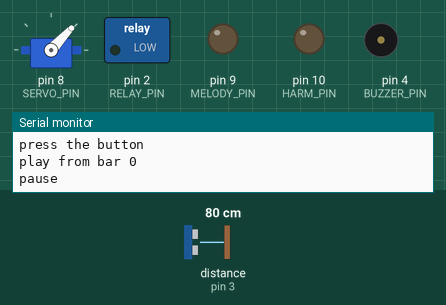
A sketch run on a simulated Arduino Uno, built with avr-gcc and run on an emulated ATmega328P. Parts: servo, switched loads named in the sketch (green lamp = pin HIGH), output pins drawn as LEDs (lit = HIGH), buzzer (waves = sounding), the last lines printed to the serial monitor. Wiring (inferred from the names in the program): range finder with pulse-width output: data pin 3; servo: signal pin 8. Dashed ring = blinking. The test bench sets the inputs (shaded band); at power-on: distance to the obstacle (sensor on pin 3) 80 cm. EEPROM starts erased; servo pulses on a pin are drawn as a servo (544–2400 µs = 0–180°); pins used as bus, display or sensor lines are not drawn.

Above: at 0.5 s.
At 39.24 s:
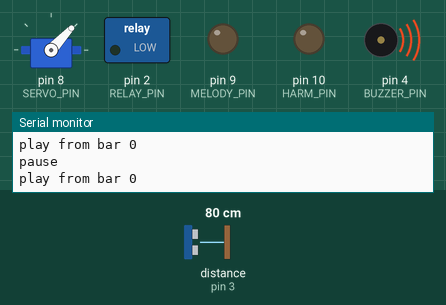
Timing chart, 0 to 40.0 s (numbered marks = the images above):
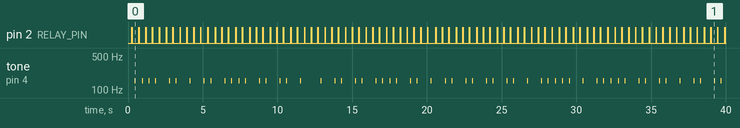

Measured:
- by itself, pin 2 (RELAY_PIN): alternates HIGH for 0.03 s and LOW for 0.41 s
- by itself, tone on pin 4 (BUZZER_PIN): plays 156 Hz for 0.04 s, 156 Hz for 0.04 s, 156 Hz for 0.04 s, 156 Hz for 0.04 s, 156 Hz for 0.04 s, 156 Hz for 0.04 s … (59 notes in this stretch)

The sketch:

chiptune_v2.ino
```cpp
#include <EEPROM.h>
#include "pitches.h"

#define REST 0
#define HIT  1

#include "song.h"

#define BUZZER_PIN 4
#define SERVO_PIN  8
#define MELODY_PIN 9
#define HARM_PIN   10
#define RELAY_PIN  2
#define BUTTON_PIN 3

#define MAGIC   0xF1A5
#define VERSION 5

//because buzzer struggles with low freq
#define OCTAVE_UP 2

const int kick[] PROGMEM = {
  HIT,4,  REST,4, REST,4, REST,4,
};

const int snare[] PROGMEM = {
  REST,4, REST,4, HIT,4,  REST,4,
};

#define VOICES 5
const int *const SONG[VOICES] = {bass, melody, harmony, kick, snare};
const unsigned int SONG_LENGTH[VOICES] = {
  sizeof(bass) / sizeof(bass[0]) / 2,
  sizeof(melody) / sizeof(melody[0]) / 2,
  sizeof(harmony) / sizeof(harmony[0]) / 2,
  sizeof(kick) / sizeof(kick[0]) / 2,
  sizeof(snare) / sizeof(snare[0]) / 2,
};

struct Saved {
  unsigned int magic;
  byte version;
  unsigned int bar;
};
Saved data;

// a list of indexes for each voice. eg notes[0] might be 10 etc.
unsigned int notes[VOICES];
//how many notes left to play? all user timer 0. eg note 1 might have 20 ticks eg 20 ms left to play etc.
unsigned int noteLeft[VOICES];
//how long until we hit again
byte hitLeft = 0;
// counts whe reachs servoPulse for pulsing shit
byte servoCount = 0;

//how muc click left for relay
byte clickLeft = 0;
// true ~every 1ms timer 0
volatile bool tick = false;
// 2 hit, 1 rest, when 2 goes one dir, and 1 goes up.
volatile byte servoPulse = 1;


volatile unsigned int melodyHalf = 0;
volatile unsigned int harmHalf = 0;
//paused interrupt
volatile bool paused = true;
volatile unsigned long lastPress = 0;
bool wasPaused = true;

// runs ~1 ms
ISR(TIMER0_COMPA_vect)
{
  tick = true;
  //if servo reaches 20 it resets to 0, and servo goes up, else servo goes up
  if (++servoCount == 20) {
    servoCount = 0;
    //hit for 2 ms
    digitalWrite(SERVO_PIN, HIGH);
  }
  // its like HIGH HIGH, then == setrouce count == servo pulse and we go low for 18MS or 19 MS if servoe pulse =1
  if (servoCount == servoPulse) digitalWrite(SERVO_PIN, LOW); //every servo count pulses
}

//
ISR(TIMER1_COMPA_vect)
{
  OCR1A += melodyHalf;
}

ISR(TIMER1_COMPB_vect)
{
  OCR1B += harmHalf;
}

//button ISR
ISR(INT1_vect)
{
  if (millis() - lastPress > 200) {
    paused = !paused;
    lastPress = millis();
  }
}

// if does not exist load default else do smth else.
void loadData() {
  EEPROM.get(0, data);
  if (data.magic != MAGIC || data.version != VERSION || data.bar >= SONG_BARS) {
    data = {MAGIC, VERSION, 0};
    EEPROM.put(0, data);
  }
}

//need to read from flash 10KB. word is two bytes. [v] voice table, i the index
int readSong(byte v, unsigned int i) {
  return pgm_read_word(&SONG[v][i]);
}

byte noteLen(int divider) {
  //
  byte len;

  // we get eg 16/4, so shortest note
  if (divider > 0) {
    len = 16 / divider;
  } else {
    // when minus its like 1.5 of note
    len = 24 / -divider;
  }
  return len;
}

void playNote(byte v, int freq, byte len) {
  // one tick of the time is 1.024 timer 0
  // 15000ms = 60000/4 one sisteen in ms.. 600000 = 60 s, we don DOM.
  noteLeft[v] = len * (15000 / 1.024 / BPM);

  if (freq == REST) return;

  if (v == 0) {
    tone(BUZZER_PIN, freq * OCTAVE_UP);
  } else if (v == 1) {
    noInterrupts();
    melodyHalf = 1000000UL / (freq * OCTAVE_UP);
    OCR1A = TCNT1 + melodyHalf;
    interrupts();
    bitSet(TCCR1A, COM1A0);
  } else if (v == 2) {
    noInterrupts();
    harmHalf = 1000000UL / (freq * OCTAVE_UP);
    OCR1B = TCNT1 + harmHalf;
    interrupts();
    bitSet(TCCR1A, COM1B0);
  } else if (v == 3) {
    digitalWrite(RELAY_PIN, HIGH);
    clickLeft = 30;
  } else {
    // we start smashing the drum at the start of the note
    servoPulse = 2;
    // and set how long it goes down.
    hitLeft = 80;
  }
}

void stopNote(byte v) {
  if (v == 0) noTone(BUZZER_PIN);
  else if (v == 1) bitClear(TCCR1A, COM1A0);
  else if (v == 2) bitClear(TCCR1A, COM1B0);
}

void startNote(byte v) {
  // mosition of the note in the array
  unsigned int i = notes[v] * 2;

  //  the freq we get from i
  int freq = readSong(v, i);

  //note length
  byte len = noteLen(readSong(v, i + 1));

  playNote(v, freq, len);
}

// start every voice from the saved bar, a long note gets only what is left of it
// resume the song
void seek() {
  unsigned long target = data.bar * 16;

  for (byte v = 0; v < VOICES; v++) {
    stopNote(v);
    notes[v] = 0;
    unsigned long t = 0;
    byte len = noteLen(readSong(v, 1));
    while (t + len <= target) {
      t += len;
      if (++notes[v] == SONG_LENGTH[v]) notes[v] = 0;
      len = noteLen(readSong(v, notes[v] * 2 + 1));
    }
    playNote(v, readSong(v, notes[v] * 2), t + len - target);
  }
}

void setup() {
  Serial.begin(115200);
  loadData();

  pinMode(BUZZER_PIN, OUTPUT);
  pinMode(SERVO_PIN, OUTPUT);
  pinMode(MELODY_PIN, OUTPUT);
  pinMode(HARM_PIN, OUTPUT);
  pinMode(RELAY_PIN, OUTPUT);
  pinMode(BUTTON_PIN, INPUT_PULLUP);

  bitSet(EICRA, ISC11);
  bitSet(EIMSK, INT1);
  //timer0 is 8 bit. once we hit this 128, eg once per count, we run time inerttup

  //
  OCR0A = 128;
  bitSet(TIMSK0, OCIE0A);

  TCCR1A = 0;
  TCCR1B = 0;
  bitSet(TCCR1B, CS11);
  bitSet(TIMSK1, OCIE1A);
  bitSet(TIMSK1, OCIE1B);

  Serial.println("press the button");
}

void loop() {
  if (paused != wasPaused) {
    wasPaused = paused;
    if (paused) {
      for (byte v = 0; v < VOICES; v++) stopNote(v);
      digitalWrite(RELAY_PIN, LOW);
      servoPulse = 1;
      EEPROM.put(0, data);
      Serial.println("pause");
    } else {
      Serial.print("play from bar ");
      Serial.println(data.bar);
      seek();
    }
  }
  if (paused) return;

  //
  if (tick) {
    tick = false;

    //if no hits left, we start moving up, changes the ISR
    if (hitLeft > 0 && --hitLeft == 0) servoPulse = 1;

    if (clickLeft > 0 && --clickLeft == 0) digitalWrite(RELAY_PIN, LOW);

    for (byte v = 0; v < VOICES; v++) {
      //after 1 ms we have left ress of the note
      noteLeft[v]--;

      //stops note.
      if (noteLeft[v] == 20) stopNote(v);

      // if no note left we move up on the data
      if (noteLeft[v] == 0) {
        if (++notes[v] == SONG_LENGTH[v]) {
          notes[v] = 0;
          // kick table is one bar, so it counts the bars
          if (v == 3 && ++data.bar == SONG_BARS) data.bar = 0;
          //every 16 notes w esave to eprom the index.
          if (v == 3 && data.bar % 16 == 0) EEPROM.put(0, data);
        }
        startNote(v);
      }
    }
  }
}
```

pitches.h
```cpp
/*************************************************
   Public Constants
 *************************************************/

#define NOTE_B0 31
#define NOTE_C1 33
#define NOTE_CS1 35
#define NOTE_D1 37
#define NOTE_DS1 39
#define NOTE_E1 41
#define NOTE_F1 44
#define NOTE_FS1 46
#define NOTE_G1 49
#define NOTE_GS1 52
#define NOTE_A1 55
#define NOTE_AS1 58
#define NOTE_B1 62
#define NOTE_C2 65
#define NOTE_CS2 69
#define NOTE_D2 73
#define NOTE_DS2 78
#define NOTE_E2 82
#define NOTE_F2 87
#define NOTE_FS2 93
#define NOTE_G2 98
#define NOTE_GS2 104
#define NOTE_A2 110
#define NOTE_AS2 117
#define NOTE_B2 123
#define NOTE_C3 131
#define NOTE_CS3 139
#define NOTE_D3 147
#define NOTE_DS3 156
#define NOTE_E3 165
#define NOTE_F3 175
#define NOTE_FS3 185
#define NOTE_G3 196
#define NOTE_GS3 208
#define NOTE_A3 220
#define NOTE_AS3 233
#define NOTE_B3 247
#define NOTE_C4 262
#define NOTE_CS4 277
#define NOTE_D4 294
#define NOTE_DS4 311
#define NOTE_E4 330
#define NOTE_F4 349
#define NOTE_FS4 370
#define NOTE_G4 392
#define NOTE_GS4 415
#define NOTE_A4 440
#define NOTE_AS4 466
#define NOTE_B4 494
#define NOTE_C5 523
#define NOTE_CS5 554
#define NOTE_D5 587
#define NOTE_DS5 622
#define NOTE_E5 659
#define NOTE_F5 698
#define NOTE_FS5 740
#define NOTE_G5 784
#define NOTE_GS5 831
#define NOTE_A5 880
#define NOTE_AS5 932
#define NOTE_B5 988
#define NOTE_C6 1047
#define NOTE_CS6 1109
#define NOTE_D6 1175
#define NOTE_DS6 1245
#define NOTE_E6 1319
#define NOTE_F6 1397
#define NOTE_FS6 1480
#define NOTE_G6 1568
#define NOTE_GS6 1661
#define NOTE_A6 1760
#define NOTE_AS6 1865
#define NOTE_B6 1976
#define NOTE_C7 2093
#define NOTE_CS7 2217
#define NOTE_D7 2349
#define NOTE_DS7 2489
#define NOTE_E7 2637
#define NOTE_F7 2794
#define NOTE_FS7 2960
#define NOTE_G7 3136
#define NOTE_GS7 3322
#define NOTE_A7 3520
#define NOTE_AS7 3729
#define NOTE_B7 3951
#define NOTE_C8 4186
#define NOTE_CS8 4435
#define NOTE_D8 4699
#define NOTE_DS8 4978
```

Source omitted: song.h (34274 bytes)
